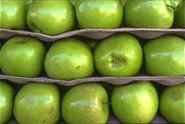
#> input picture data/source_images/apples.jpg, 185 x 124 px
$ python overlap_quilting.py --src ../data/source_images/apples.jpg
#> lines starting #> are read from the running program, lines starting #| are printed output that depends on the picture
from PIL import Image
import os
import numpy as np
from random import randint
import argparse


# ===================== ARGUMENTS =====================

def parse_args():
    parser = argparse.ArgumentParser(
        description="Overlap texture synthesis"
    )

    parser.add_argument("--src", type=str, required=True, help="Input texture")
    parser.add_argument("--patch", type=int, default=10)
    parser.add_argument("--overlap", type=float, default=30)
    parser.add_argument("--multiply", type=float, default=2)

    return parser.parse_args()


args = parse_args()

IMAGE_SRC = args.src
NOMBRE_CARRE = args.patch
OVERLAP_PERCENT = args.overlap
MULTIPLY = args.multiply


# ===================== CHECK =====================

if not os.path.exists(IMAGE_SRC):
    raise FileNotFoundError(f"Image not found: {IMAGE_SRC}")


# ===================== ERROR =====================

def get_mat_erreur(arr1, arr2):
    assert arr1.shape == arr2.shape
    return (arr1.astype(np.int32) - arr2.astype(np.int32)) ** 2


def get_error_value(arr1, arr2):
    return np.sum(get_mat_erreur(arr1, arr2))


# ===================== OVERLAP QUILTING =====================

def get_overlap_quilting(array, output, size_h, size_w, overlap):

    overlap_h = max(2, int(size_h * overlap))
    overlap_w = max(2, int(size_w * overlap))

    step_h = size_h - overlap_h
    step_w = size_w - overlap_w

    H, W = output.shape[:2]

    for i in range(0, H, step_h):
        for j in range(0, W, step_w):

            patch_h = min(size_h, H - i)
            patch_w = min(size_w, W - j)

            ow = min(overlap_w, patch_w)
            oh = min(overlap_h, patch_h)

            best_patch = None
            best_error = float("inf")

            # ================= FIRST PATCH =================
            if i == 0 and j == 0:
                x = randint(0, array.shape[1] - patch_w)
                y = randint(0, array.shape[0] - patch_h)
                best_patch = array[y:y+patch_h, x:x+patch_w].copy()

            # ================= FIRST ROW =================
            elif i == 0:

                ref = output[i:i+patch_h, max(j-ow, 0):j]

                for _ in range(400):
                    x = randint(0, array.shape[1] - patch_w)
                    y = randint(0, array.shape[0] - patch_h)

                    cand = array[y:y+patch_h, x:x+patch_w]

                    error = np.sum(
                        (ref.astype(np.int32) - cand[:, :ref.shape[1]].astype(np.int32)) ** 2
                    )

                    if error < best_error:
                        best_error = error
                        best_patch = cand.copy()

            # ================= FIRST COLUMN =================
            elif j == 0:

                ref = output[max(i-oh, 0):i, j:j+patch_w]

                for _ in range(400):
                    x = randint(0, array.shape[1] - patch_w)
                    y = randint(0, array.shape[0] - patch_h)

                    cand = array[y:y+patch_h, x:x+patch_w]

                    error = np.sum(
                        (ref.astype(np.int32) - cand[:ref.shape[0], :].astype(np.int32)) ** 2
                    )

                    if error < best_error:
                        best_error = error
                        best_patch = cand.copy()

            # ================= CENTER =================
            else:

                ref_w = output[i:i+patch_h, j-ow:j]
                ref_h = output[i-oh:i, j:j+patch_w]

                for _ in range(400):
                    x = randint(0, array.shape[1] - patch_w)
                    y = randint(0, array.shape[0] - patch_h)

                    cand = array[y:y+patch_h, x:x+patch_w]

                    error = (
                        np.sum((ref_w.astype(np.int32) - cand[:, :ow].astype(np.int32)) ** 2) +
                        np.sum((ref_h.astype(np.int32) - cand[:oh, :].astype(np.int32)) ** 2)
                    )

                    if error < best_error:
                        best_error = error
                        best_patch = cand.copy()

            # ================= PLACE =================
            output[i:i+patch_h, j:j+patch_w] = best_patch

    return output


# ===================== MAIN =====================

im = Image.open(IMAGE_SRC).convert("RGB")
#> im is the input picture: PIL image 185x124 RGB; mean R, G, B 118.2, 138.7, 54.4
arr = np.array(im)

output_size = (round(arr.shape[0] * MULTIPLY), round(arr.shape[1] * MULTIPLY), 3)
#> output_size = (248, 370, 3)

output = np.zeros(output_size, dtype=np.uint8)

block_h = output_size[0] // NOMBRE_CARRE
#> block_h = 24
block_w = output_size[1] // NOMBRE_CARRE
#> block_w = 37

print(f"Output: {output_size}")
#| Output: (248, 370, 3)
print(f"Patch: {block_h}x{block_w}")
#| Patch: 24x37

result = get_overlap_quilting(arr,output,block_h,block_w,OVERLAP_PERCENT / 100)
#> after the loop in get_overlap_quilting, `for i in range(0, H, step_h):`:
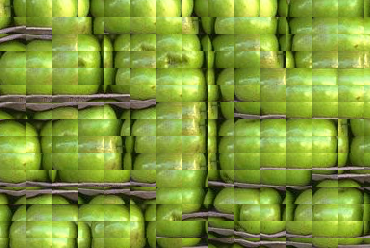
#> output: shape (248, 370, 3); mean R, G, B 127.1, 150.8, 57.4

base = os.path.splitext(os.path.basename(IMAGE_SRC))[0]

save_dir = f"results/overlap_quilting/{base}_overlap"
os.makedirs(save_dir, exist_ok=True)

path = os.path.join(save_dir,f"{base}_{NOMBRE_CARRE}_{OVERLAP_PERCENT}_{MULTIPLY}.png")

Image.fromarray(result.astype(np.uint8)).save(path)

print("Saved:", path)
Image.fromarray(result.astype(np.uint8)).show()

$ run again, on data/source_images/cells.jpg
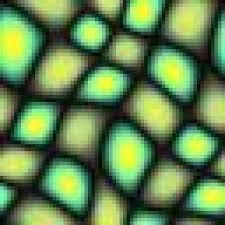
#> input picture data/source_images/cells.jpg, 225 x 225 px
#> im is the input picture: PIL image 225x225 RGB; mean R, G, B 98.7, 132.4, 79.2
#| Output: (450, 450, 3)
#| Patch: 45x45
#> after the loop in get_overlap_quilting, `for i in range(0, H, step_h):`:
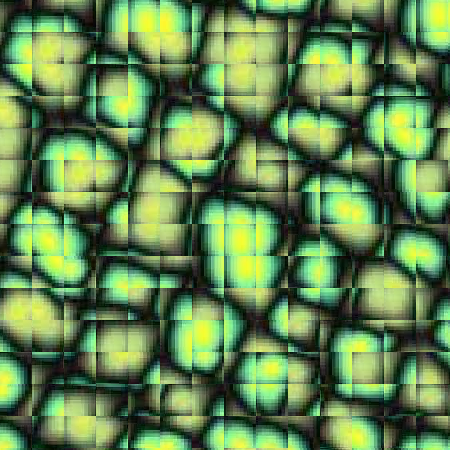
#> output: shape (450, 450, 3); mean R, G, B 97.5, 130.9, 79.3

$ run again, on data/source_images/orange.jpg
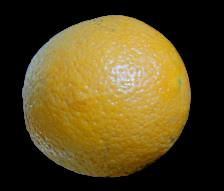
#> input picture data/source_images/orange.jpg, 224 x 191 px
#> im is the input picture: PIL image 224x191 RGB; mean R, G, B 86.8, 71.2, 29
#| Output: (382, 448, 3)
#| Patch: 38x44
#> after the loop in get_overlap_quilting, `for i in range(0, H, step_h):`:
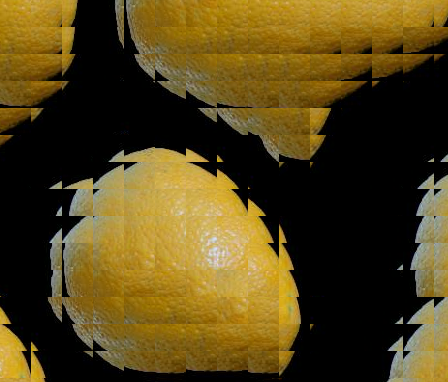
#> output: shape (382, 448, 3); mean R, G, B 84.4, 68, 24.8

$ run again, on data/source_images/pear.jpg
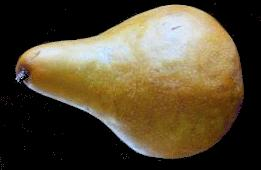
#> input picture data/source_images/pear.jpg, 261 x 170 px
#> im is the input picture: PIL image 261x170 RGB; mean R, G, B 84.4, 72.7, 50.4
#| Output: (340, 522, 3)
#| Patch: 34x52
#> after the loop in get_overlap_quilting, `for i in range(0, H, step_h):`:
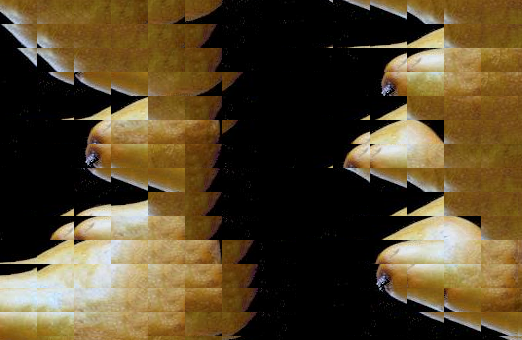
#> output: shape (340, 522, 3); mean R, G, B 84.5, 69.2, 41.9
